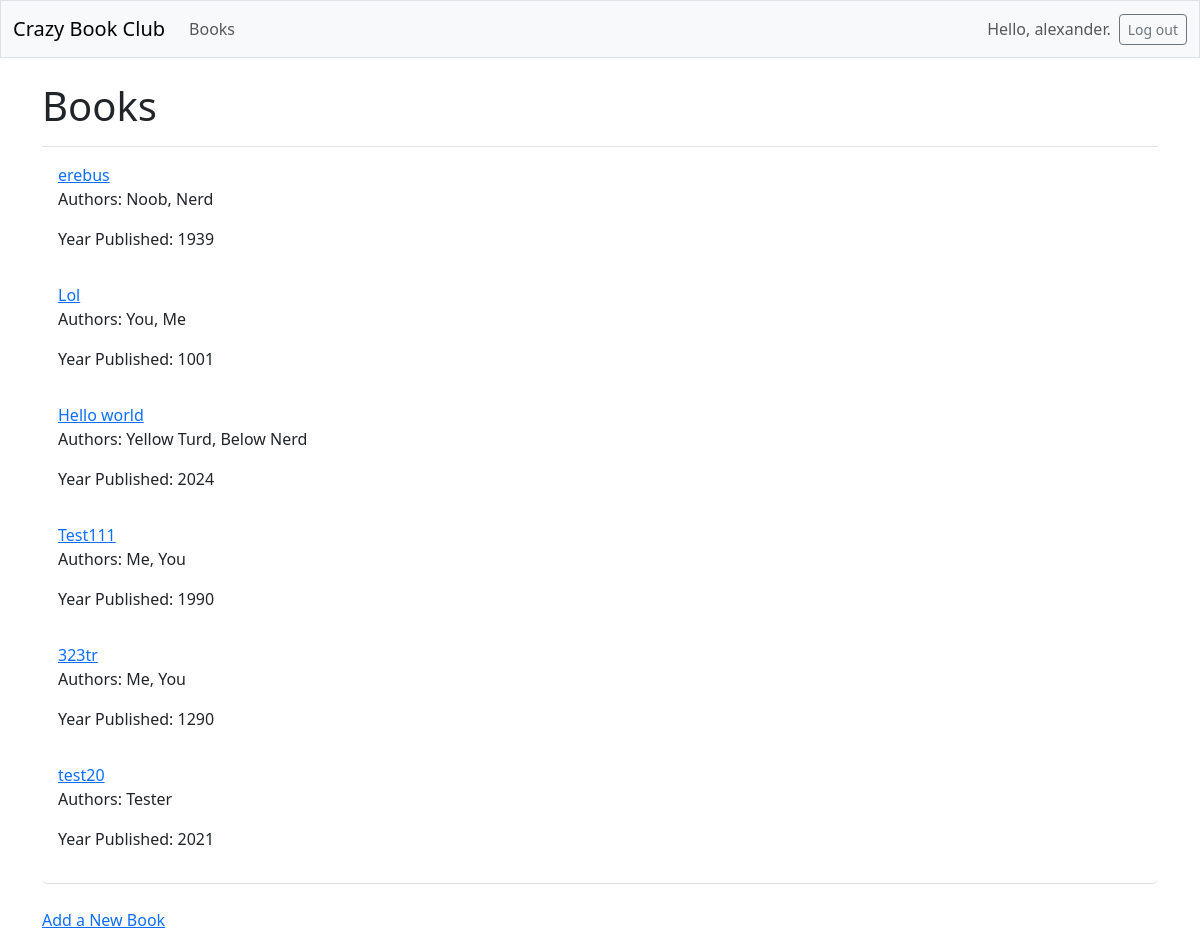
Screenshot of /Books (signed in) with the database file from the repository.
### Book/models.py (models this page shows, shortened)
class Book(models.Model):
    name = models.CharField(max_length=255)
    authors = models.JSONField(default=list)  # JSONField for a list of names
    year_published = models.IntegerField()
    user = models.ForeignKey(User, on_delete=models.CASCADE)
    date_added = models.DateTimeField(auto_now_add=True)
    date_modified = models.DateTimeField(auto_now=True)

### Book/views.py (the view)
# urls.py: path('Books', views.Books, name = 'Books'),
def Books(request):
    if request.user.is_authenticated:
        books = Book.objects.filter(user=request.user).order_by('date_added')
        context = {'books': books}
        return render(request, 'Book/Books.html', context)
    else:
        return HttpResponse("Please log in to view this page.")

### Book/templates/Book/Books.html
{% extends 'Book/base.html' %}
{% block page_header %}
  <h1>Books</h1>
{% endblock page_header %}
{% block content %}
  <ul class="list-group border-bottom pb-2 mb-4">
    {% for book in books %}
      <li class="list-group-item border-0">
        <a href="{% url 'crazy_books_clubs:book_detail' book.id %}">
          {{ book.name }}</a>
          <p>Authors: {{ book.authors|join:", "|title }}</p>
          <p>Year Published: {{ book.year_published }}</p>
      </li>
    {% empty %}
      <li class="list-group-item border-0">No books available.</li>
    {% endfor %}
  </ul>
  <a href="{% url 'crazy_books_clubs:new_book' %}">Add a New Book</a>
{% endblock content %}

### Book/templates/Book/base.html (shortened to what this page needs)
<!doctype html>
<html lang="en">
<head>
  {% load django_bootstrap5 %}
  {% bootstrap_css %}
</head>
<body>
  <nav class="navbar navbar-expand-md navbar-light bg-light mb-4 border">
    <div class="container-fluid">
      <a class="navbar-brand" href="{% url 'crazy_books_clubs:index' %}">
          Crazy Book Club</a>
      <div class="collapse navbar-collapse" id="navbarCollapse">
        <ul class="navbar-nav me-auto mb-2 mb-md-0">
          <li class="nav-item">
            <a class="nav-link" href="{% url 'crazy_books_clubs:Books' %}">
              Books</a></li>
        </ul>
        <ul class="navbar-nav ms-auto mb-2 mb-md-0">
          {% if user.is_authenticated %}
            <li class="nav-item">
              <span class="navbar-text me-2">Hello, {{ user.username }}.
                </span></li>
          {% endif %}
        </ul>
        {% if user.is_authenticated %}
          <form action="{% url 'accounts:logout' %}" method='post'>
            <button name='submit' class='btn btn-outline-secondary btn-sm'>
              Log out</button>
          </form>
        {% endif %}
      </div>
    </div>
  </nav>
  <main class="container">
    <div class="pb-2 mb-2 border-bottom">
      {% block page_header %}{% endblock page_header %}
    </div>
    <div>
      {% block content %}{% endblock content %}
    </div>
  </main>
</body>
</html>

### rows the page displays
Book: name "erebus", authors "Noob, Nerd", year_published "1939"
Book: name "Lol", authors "You, Me", year_published "1001"
Book: name "Hello world", authors "Yellow Turd, Below Nerd", year_published "2024"
Book: name "Test111", authors "Me, You", year_published "1990"
Book: name "323tr", authors "Me, You", year_published "1290"
Book: name "test20", authors "Tester", year_published "2021"

### other values shown
{{ user.username }} "alexander"
